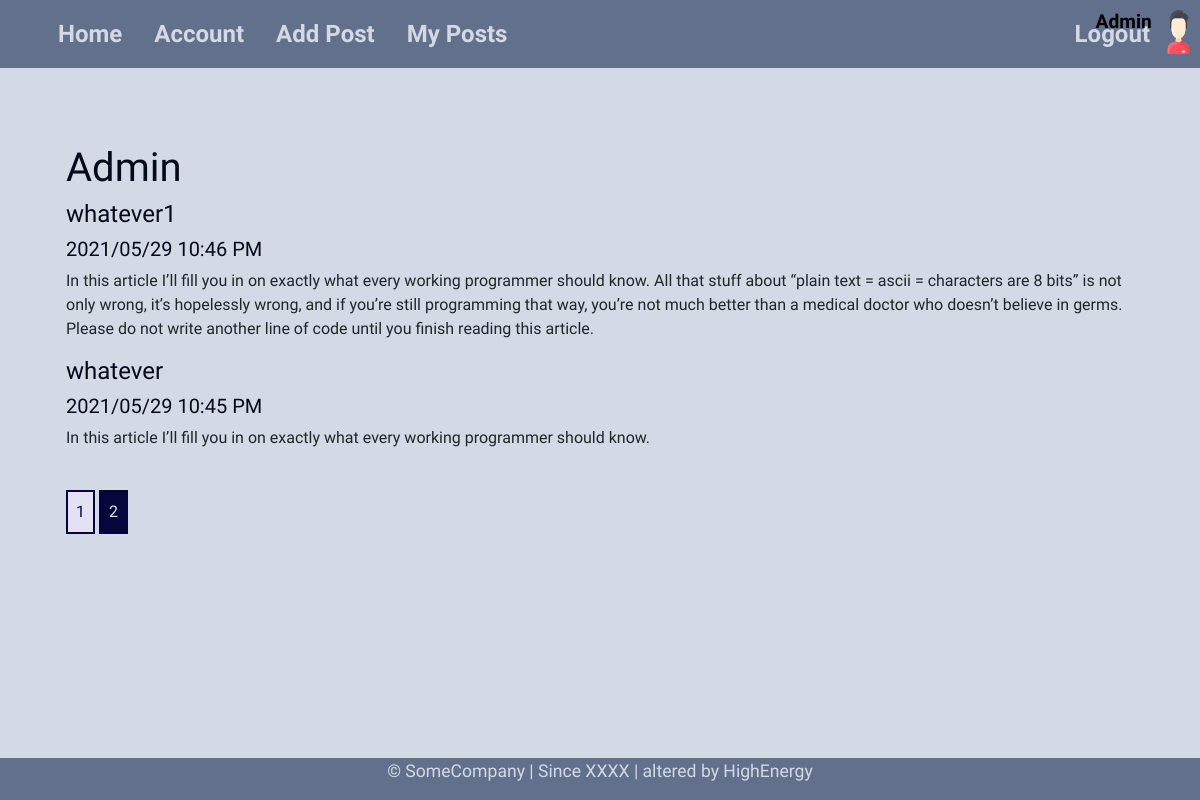
Before: /post/1?page=2 (signed in) with the older database file.
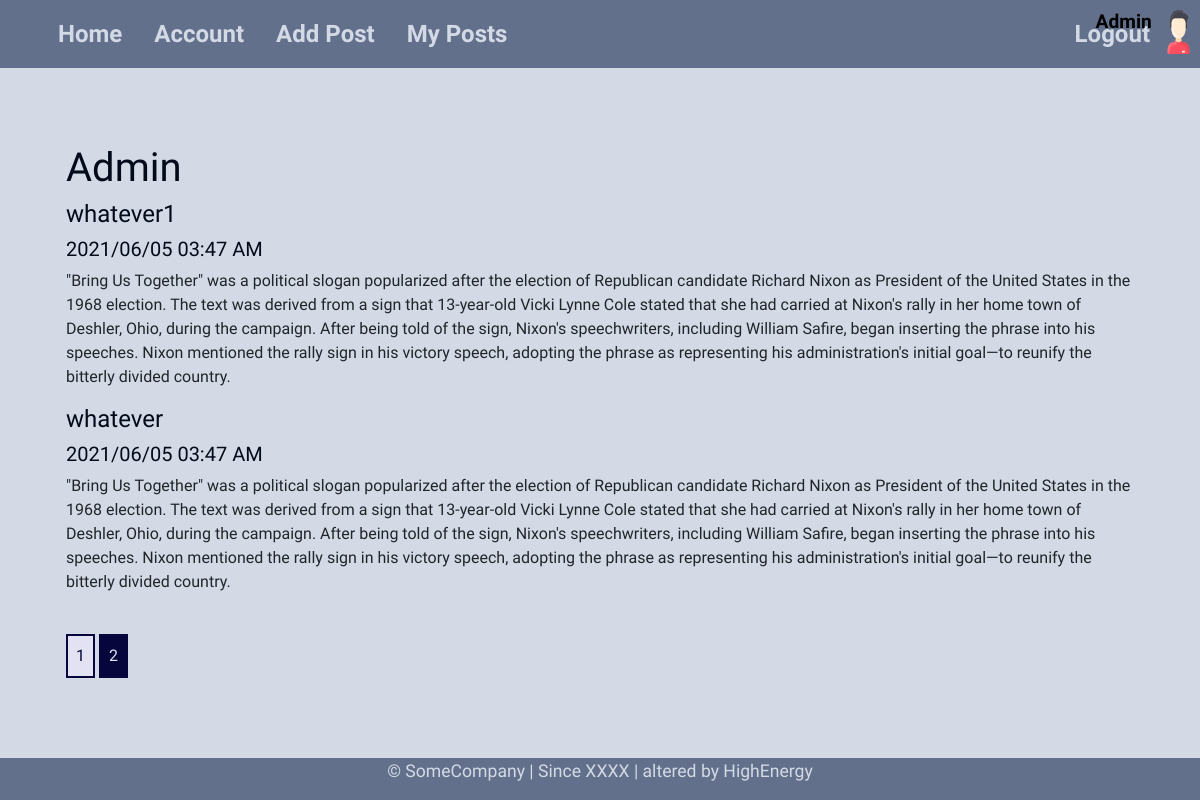
After: the same page with the newer database file.
### models.py (models this page shows, shortened)
class Post(db.Model):
    __tablename__ = 'post'
    id = db.Column(db.Integer, primary_key=True)
    title = db.Column(db.String(80), index=True, nullable=False)
    date_posted = db.Column(db.DateTime, default=datetime.utcnow, nullable=False)
    text = db.Column(db.Text, index=True, nullable=False)
    user_id = db.Column(db.Integer, db.ForeignKey('user.id', ondelete='cascade'), nullable=False)

### routes.py (the view)
@myApp.route('/post/<int:user_id>')
def user_post(user_id):
    page = request.args.get('page', 1, type=int)
    user = User.query.filter_by(id=user_id).first_or_404()
    posts = Post.query.filter_by(user=user).order_by(Post.date_posted.desc()).paginate(page=page, per_page=3)
    return render_template('user_post.html', title=f'Posts by {user.username}', user=user, posts=posts)

### models.py (called while the page is built)
@login_manager.user_loader
def load_user(user_id):
    return User.query.get(user_id)

### templates/user_post.html
{% extends 'base.html' %}
{% block content %}
    <div class="container">
        {% if current_user.username == user.username %}
            <h1>{{ user.username | title }}</h1>
        {% else %}
            <h1>Posts of {{ user.username | title }}</h1>
        {% endif %}
        {% for post in posts.items %}
            <article>
                <h4>{{ post.title }}</h4>
                <h5>{{ post.date_posted.strftime('%Y/%m/%d %I:%M %p') }}</h5>
                <p>{{ post.text }}</p>
            </article>
        {% endfor %}
        {% for page_num in posts.iter_pages() %}
            {% if page_num %}
                {% if posts.page == page_num %}
                    <a class="inline-links current" href="{{ url_for('user_post', user_id=user.id, page=pag_num) }}">{{ page_num }}</a>
                {% else %}
                    <a class="inline-links" href="{{ url_for('user_post', user_id=user.id, page=page_num) }}">{{ page_num }}</a>
                {% endif %}
            {% else %}
                ...
            {% endif %}
        {% endfor %}
    </div>
{% endblock %}

Changed rows visible on the page:
changed Post "whatever1": date_posted "2021/05/29 10:46 PM" → "2021/06/05 03:47 AM"; text "In this article I’ll fill you in on exactly what every working programmer should know. All that stuff about “plain text = ascii = characters are 8 bits” is not only wrong, it’s hopelessly wrong, and if you’re still programming that way, you’re not much better than a medical doctor who doesn’t believe in germs. Please do not write another line of code until you finish reading this article." → "\"Bring Us Together\" was a political slogan popularized after the election of Republican candidate Richard Nixon as President of the United States in the 1968 election. The text was derived from a sign that 13-year-old Vicki Lynne Cole stated that she had carried at Nixon's rally in her home town of Deshler, Ohio, during the campaign. After being told of the sign, Nixon's speechwriters, including William Safire, began inserting the phrase into his speeches. Nixon mentioned the rally sign in his victory speech, adopting the phrase as representing his administration's initial goal—to reunify the bitterly divided country."
changed Post "whatever": date_posted "2021/05/29 10:45 PM" → "2021/06/05 03:47 AM"; text "In this article I’ll fill you in on exactly what every working programmer should know." → "\"Bring Us Together\" was a political slogan popularized after the election of Republican candidate Richard Nixon as President of the United States in the 1968 election. The text was derived from a sign that 13-year-old Vicki Lynne Cole stated that she had carried at Nixon's rally in her home town of Deshler, Ohio, during the campaign. After being told of the sign, Nixon's speechwriters, including William Safire, began inserting the phrase into his speeches. Nixon mentioned the rally sign in his victory speech, adopting the phrase as representing his administration's initial goal—to reunify the bitterly divided country."
